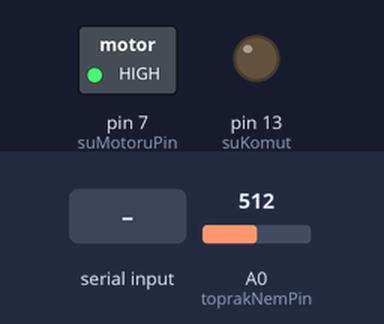
Simulated run of this sketch. Board: Arduino Uno, built with avr-gcc and run on an emulated ATmega328P. Parts: switched loads named in the sketch (green lamp = pin HIGH), output pins drawn as LEDs (lit = HIGH). The inputs (shaded band) are chosen by the test bench; at power-on: A0 (toprakNemPin) = 512.

Above: at 2.1 s.
2.2 s: "1" received over the second serial link
At 2.72 s:
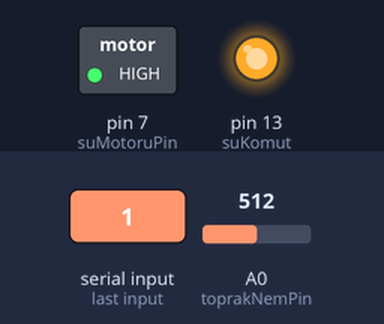
4.3 s: A0 (toprakNemPin) set to 534
At 6.3 s:
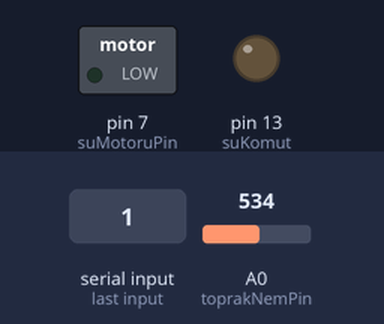
9.0 s: "1" received over the second serial link
At 11.2 s:
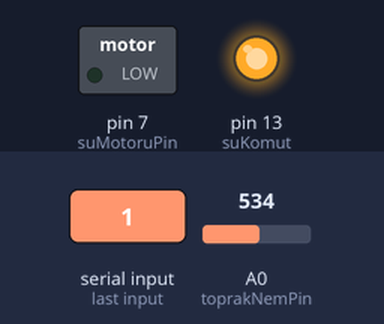
13.7 s: "0" received over the second serial link
At 14.8 s:
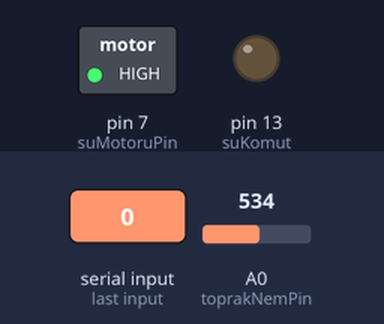
Timing chart, 0 to 16.7 s (numbered marks = the images above; inputs shaded):
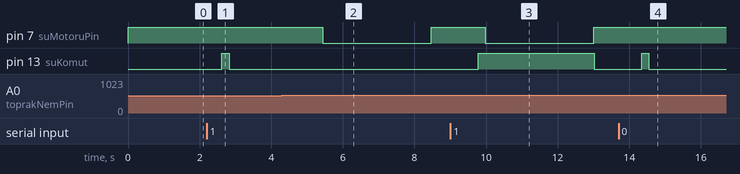

The sketch:

sketch_dec16d.ino
```cpp
#include <SoftwareSerial.h>

SoftwareSerial bluetooth(1, 0);

int toprakNemPin = A0;
int suMotoruPin = 7;
int suKomut=13;
bool durum;

char komut = '0';

void setup() {
  bluetooth.begin(9600);
  pinMode(toprakNemPin, INPUT);
  pinMode(suMotoruPin, OUTPUT);
  pinMode(suKomut, OUTPUT);
}

void loop() {
  durum=true;
  digitalWrite(suMotoruPin, HIGH);

  int toprakNem = analogRead(toprakNemPin);


  // Bluetooth üzerinden komut bekleniyor mu?
  if (bluetooth.available() > 0) {

    komut = bluetooth.read();
    if(komut !='1'){
       bluetooth.println("Sulamak için bekleyiniz");
       durum=false;
    }


digitalWrite(suKomut,HIGH);
delay(200);

}

 if(1023-toprakNem<500 && 1023-toprakNem>200){
  if(komut=='1'){
    digitalWrite(suMotoruPin, LOW);

        bluetooth.println("3 saniye sulama yapılıyor");

    delay(3000);
    digitalWrite(suMotoruPin, HIGH);

  }
  else{

    if(durum==true){
     bluetooth.println("Sulama gerekiyor");
    }
  }
 }
 else if(1023-toprakNem<200){
  if(komut=='1'){
    digitalWrite(suMotoruPin, LOW);

            bluetooth.println("5 saniye sulama yapılıyor");

    delay(5000);
    digitalWrite(suMotoruPin, HIGH);

  }
  else{
  if(durum==true){
     bluetooth.println("Acil sulama gerekiyor");
    }

  }
 }
 else{
  digitalWrite(suMotoruPin, HIGH);

 }

  // Bluetooth üzerinden toprak nem seviyesi ve sulama durumunu gönder
  if(durum==true){
  bluetooth.print("NEM:");
  bluetooth.println(1023-toprakNem);
 }
digitalWrite(suKomut,LOW);

  delay(1300);  // Gecikme ekleyerek sensör verilerini kontrol etme sıklığını ayarla
}
```

Measured:
- the behaviour switches between 523 and 524 on A0 (toprakNemPin) (found by bisection; images 1 and 2)
- after the input at 2.2 s, pin 13 (suKomut): LOW → HIGH after 0.42 s, → LOW 0.21 s later
- after the input at 4.3 s, pin 7 (suMotoruPin): HIGH → LOW after 1.1 s, → HIGH 3.0 s later
- after the input at 9.0 s, pin 13 (suKomut): LOW → HIGH after 0.78 s, → LOW 3.2 s later
- after the input at 13.7 s, pin 7 (suMotoruPin): stays HIGH (without the input it goes to LOW after 0.62 s); pin 13 (suKomut): LOW → HIGH after 0.65 s, → LOW 0.20 s later
